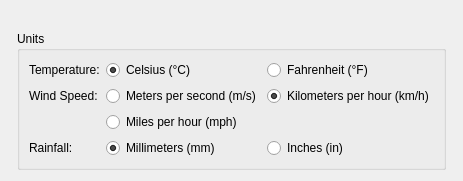
<?xml version="1.0" encoding="UTF-8"?>
<ui version="4.0">
 <class>units</class>
 <widget class="QWidget" name="units">
  <property name="geometry">
   <rect>
    <x>0</x>
    <y>0</y>
    <width>411</width>
    <height>143</height>
   </rect>
  </property>
  <property name="windowTitle">
   <string>Form</string>
  </property>
  <layout class="QGridLayout" name="gridLayout_2">
   <item row="1" column="1">
    <widget class="QGroupBox" name="groupBox">
     <property name="title">
      <string>Units</string>
     </property>
     <layout class="QGridLayout" name="gridLayout">
      <item row="1" column="0">
       <widget class="QLabel" name="label">
        <property name="text">
         <string>Wind Speed:</string>
        </property>
       </widget>
      </item>
      <item row="1" column="2">
       <widget class="QRadioButton" name="kmh">
        <property name="text">
         <string>Kilometers per hour (km/h)</string>
        </property>
        <property name="checked">
         <bool>true</bool>
        </property>
        <attribute name="buttonGroup">
         <string notr="true">bgWindSpeed</string>
        </attribute>
       </widget>
      </item>
      <item row="1" column="1">
       <widget class="QRadioButton" name="ms">
        <property name="text">
         <string>Meters per second (m/s)</string>
        </property>
        <property name="checked">
         <bool>false</bool>
        </property>
        <attribute name="buttonGroup">
         <string notr="true">bgWindSpeed</string>
        </attribute>
       </widget>
      </item>
      <item row="0" column="0">
       <widget class="QLabel" name="label_2">
        <property name="text">
         <string>Temperature:</string>
        </property>
       </widget>
      </item>
      <item row="0" column="1">
       <widget class="QRadioButton" name="celsius">
        <property name="text">
         <string>Celsius (°C)</string>
        </property>
        <property name="checked">
         <bool>true</bool>
        </property>
        <attribute name="buttonGroup">
         <string notr="true">bgTempeature</string>
        </attribute>
       </widget>
      </item>
      <item row="3" column="0">
       <widget class="QLabel" name="label_3">
        <property name="text">
         <string>Rainfall:</string>
        </property>
       </widget>
      </item>
      <item row="0" column="2">
       <widget class="QRadioButton" name="fahrenheit">
        <property name="text">
         <string>Fahrenheit (°F)</string>
        </property>
        <attribute name="buttonGroup">
         <string notr="true">bgTempeature</string>
        </attribute>
       </widget>
      </item>
      <item row="3" column="1">
       <widget class="QRadioButton" name="mm">
        <property name="text">
         <string>Millimeters (mm)</string>
        </property>
        <property name="checked">
         <bool>true</bool>
        </property>
        <attribute name="buttonGroup">
         <string notr="true">bgRainfall</string>
        </attribute>
       </widget>
      </item>
      <item row="3" column="2">
       <widget class="QRadioButton" name="inches">
        <property name="text">
         <string>Inches (in)</string>
        </property>
        <attribute name="buttonGroup">
         <string notr="true">bgRainfall</string>
        </attribute>
       </widget>
      </item>
      <item row="2" column="1">
       <widget class="QRadioButton" name="mph">
        <property name="text">
         <string>Miles per hour (mph)</string>
        </property>
        <attribute name="buttonGroup">
         <string notr="true">bgWindSpeed</string>
        </attribute>
       </widget>
      </item>
     </layout>
    </widget>
   </item>
   <item row="1" column="2">
    <spacer name="horizontalSpacer">
     <property name="orientation">
      <enum>Qt::Horizontal</enum>
     </property>
     <property name="sizeHint" stdset="0">
      <size>
       <width>40</width>
       <height>20</height>
      </size>
     </property>
    </spacer>
   </item>
   <item row="2" column="1">
    <spacer name="verticalSpacer">
     <property name="orientation">
      <enum>Qt::Vertical</enum>
     </property>
     <property name="sizeHint" stdset="0">
      <size>
       <width>20</width>
       <height>40</height>
      </size>
     </property>
    </spacer>
   </item>
   <item row="1" column="0">
    <spacer name="horizontalSpacer_2">
     <property name="orientation">
      <enum>Qt::Horizontal</enum>
     </property>
     <property name="sizeHint" stdset="0">
      <size>
       <width>40</width>
       <height>20</height>
      </size>
     </property>
    </spacer>
   </item>
   <item row="0" column="0" colspan="3">
    <widget class="QLabel" name="reportNameBig">
     <property name="text">
      <string/>
     </property>
    </widget>
   </item>
  </layout>
 </widget>
 <resources/>
 <connections/>
 <buttongroups>
  <buttongroup name="bgTempeature"/>
  <buttongroup name="bgWindSpeed"/>
  <buttongroup name="bgRainfall"/>
 </buttongroups>
</ui>
